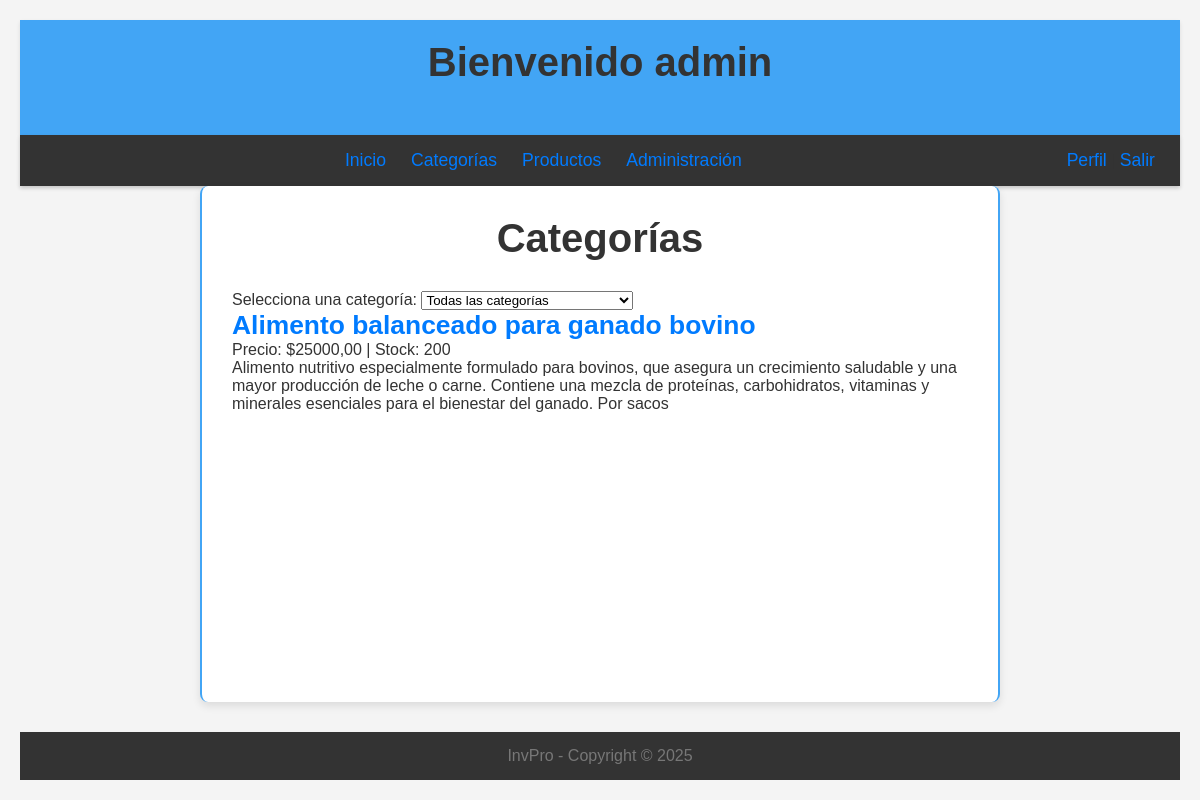
/categorias/ (signed in), run on the app's committed database.
### producto/models.py (models this page shows, shortened)
class Producto(models.Model):
    nombre = models.CharField(max_length=200)
    descripcion = models.TextField()
    precio = models.DecimalField(max_digits=10, decimal_places=2)
    cantidad = models.IntegerField()
    autor = models.ForeignKey(User, on_delete=models.CASCADE)  # Relación con usuario (quién maneja el producto)
    categoria = models.ForeignKey(Categoria, on_delete=models.SET_NULL, null=True, blank=True)  # Relación con categoría
    created_at = models.DateTimeField(auto_now_add=True)
    updated_at = models.DateTimeField(auto_now=True)

### producto/views.py (the view)
# urls.py: path('categorias/', views.categorias, name='categorias'),  # Lista de categorías (filtro de productos)
@login_required
def categorias(request):
    categorias = Categoria.objects.all()
    categoria_id = request.GET.get('categoria')  # Captura la categoría seleccionada
    productos = Producto.objects.all().order_by('-created_at')  # Asegúrate de que el modelo tenga 'created_at'
    if categoria_id:
        categoria = get_object_or_404(Categoria, id=categoria_id)
        productos = productos.filter(categoria=categoria)  # O ajusta según tu campo FK
    return render(request, 'producto/categorias.html', {
        'categorias': categorias,
        'productos': productos,
        'categoria_seleccionada': categoria_id
    })

### producto/templates/producto/categorias.html (shortened to what this page needs)
{% extends 'producto/base.html' %}
{% load static %}
{% block extra_head %}
<link rel="stylesheet" href="{% static 'producto/css/categorias.css' %}">
{% endblock extra_head %}
{% block content %}
<h1>Categorías</h1>
<form method="GET" action="{% url 'categorias' %}">
    <label for="categoria">Selecciona una categoría:</label>
    <select name="categoria" id="categoria" onchange="this.form.submit()">
        <option value="">Todas las categorías</option>
    </select>
</form>
{% if productos %}
<div class="lista-productos">
    {% for producto in productos %}
    <div class="producto-container">
        <h2 class="producto-title">
            <a href="{% url 'detalle_producto' producto.id %}">{{ producto.nombre }}</a>
        </h2>
        <p class="producto-meta">
            Precio: ${{ producto.precio }} | Stock: {{ producto.cantidad }}
        </p>
        <p class="producto-descripcion">
            {{ producto.descripcion|truncatewords:50 }}
        </p>
    </div>
    {% endfor %}
</div>
{% else %}
<p>No hay productos en esta categoría.</p>
{% endif %}
{% endblock content %}

### producto/templates/producto/base.html (shortened to what this page needs)
{% load static %}
<!DOCTYPE html>
<html lang="es">
<head>
    <link rel="stylesheet" href="{% static 'producto/css/base.css' %}">
    {% block extra_head %}
    {% endblock extra_head %}
</head>
<body>
    <main>
        <header class="header-container">
            <div class="header-content">
                {% if user.is_authenticated %}
                <h1 class="user-welcome">Bienvenido {{ user.username }}</h1>
                {% else %}
                <h1 class="site-title">InvPro - Inventario De Productos</h1>
                {% endif %}
            </div>
        </header>
        <nav id="navbar">
            <ul>
                <li><a href="{% url 'index' %}">Inicio</a></li>
                {% if user.is_authenticated %}
                <li><a href="{% url 'categorias' %}">Categorías</a></li>
                {% if user.is_staff or user.is_superuser %}
                <li><a href="{% url 'productos' %}">Productos</a></li>
                {% endif %}
                {% endif %}
                {% if user.is_staff or user.is_superuser %}
                <li><a href="{% url 'admin:index' %}">Administración</a></li>
                {% endif %}
            </ul>
            <div class="nav-auth">
                {% if user.is_authenticated %}
                <p>
                    <a href="{% url 'perfil' %}">Perfil</a> |
                    <a class="nav-link" href="#" onClick="document.getElementById('logoutform').submit()">Salir</a>
                </p>
                {% else %}
                <a href="{% url 'login' %}">Iniciar Sesión</a>
                {% endif %}
            </div>
        </nav>
        <section class="page_content">
            {% block content %}
            {% endblock content %}
        </section>
        <footer>
            <p>InvPro - Copyright © 2025</p>
        </footer>
    </main>
</body>
</html>

### producto/static/producto/css/base.css (style rules this page uses)
html, body { height: 100%; margin: 0; font-family: 'Segoe UI', Tahoma, Geneva, Verdana, sans-serif; }
body { display: flex; flex-direction: column; background-color: #f4f4f9; }
main { flex: 1; display: flex; flex-direction: column; }
header { padding: 20px; background-color: #42a5f5; text-align: center; color: white; box-shadow: 0 2px 4px rgba(0, 0, 0, 0.1); }
#navbar { display: flex; justify-content: space-between; padding: 15px 25px; background-color: #333; box-shadow: 0 2px 4px rgba(0, 0, 0, 0.2); }
#navbar ul { display: flex; list-style: none; margin: auto; }
#navbar ul li { margin-right: 25px; }
#navbar div { display: flex; align-items: center; }
a { text-decoration: none; color: #ffffff; font-size: 1.1em; transition: color 0.3s ease; }
.page_content { padding: 30px; flex: 1; margin: 0 15vw; border-left: 2px solid #42a5f5; border-right: 2px solid #42a5f5; background-color: #ffffff; box-shadow: 0 4px 8px rgba(0, 0, 0, 0.1); border-radius: 8px; }
footer { text-align: center; padding: 15px; background-color: #333; color: white; font-size: 1em; }
footer p { margin: 0; }

### producto/static/producto/css/categorias.css (style rules this page uses)
* { margin: 0; padding: 0; box-sizing: border-box; }
body { font-family: Arial, sans-serif; background-color: #f4f4f4; color: #333; display: flex; justify-content: center; align-items: center; height: 100vh; padding: 20px; }
h1 { font-size: 2.5em; color: #333; margin-bottom: 30px; text-align: center; }
footer { margin-top: 30px; text-align: center; font-size: 1em; color: #777; }
a { color: #007bff; text-decoration: none; }

### data on the page
Producto: nombre "Alimento balanceado para ganado bovino", precio "25000,00", cantidad "200", descripcion "Alimento nutritivo especialmente formulado para bovinos, que asegura un crecimiento saludable y una mayor producción de leche o carne. Contiene una mezcla de proteínas, carbohidratos, vitaminas y minerales esenciales para el bienestar del ganado. Por sacos"

### other printed values
{{ user.username }} "admin"
